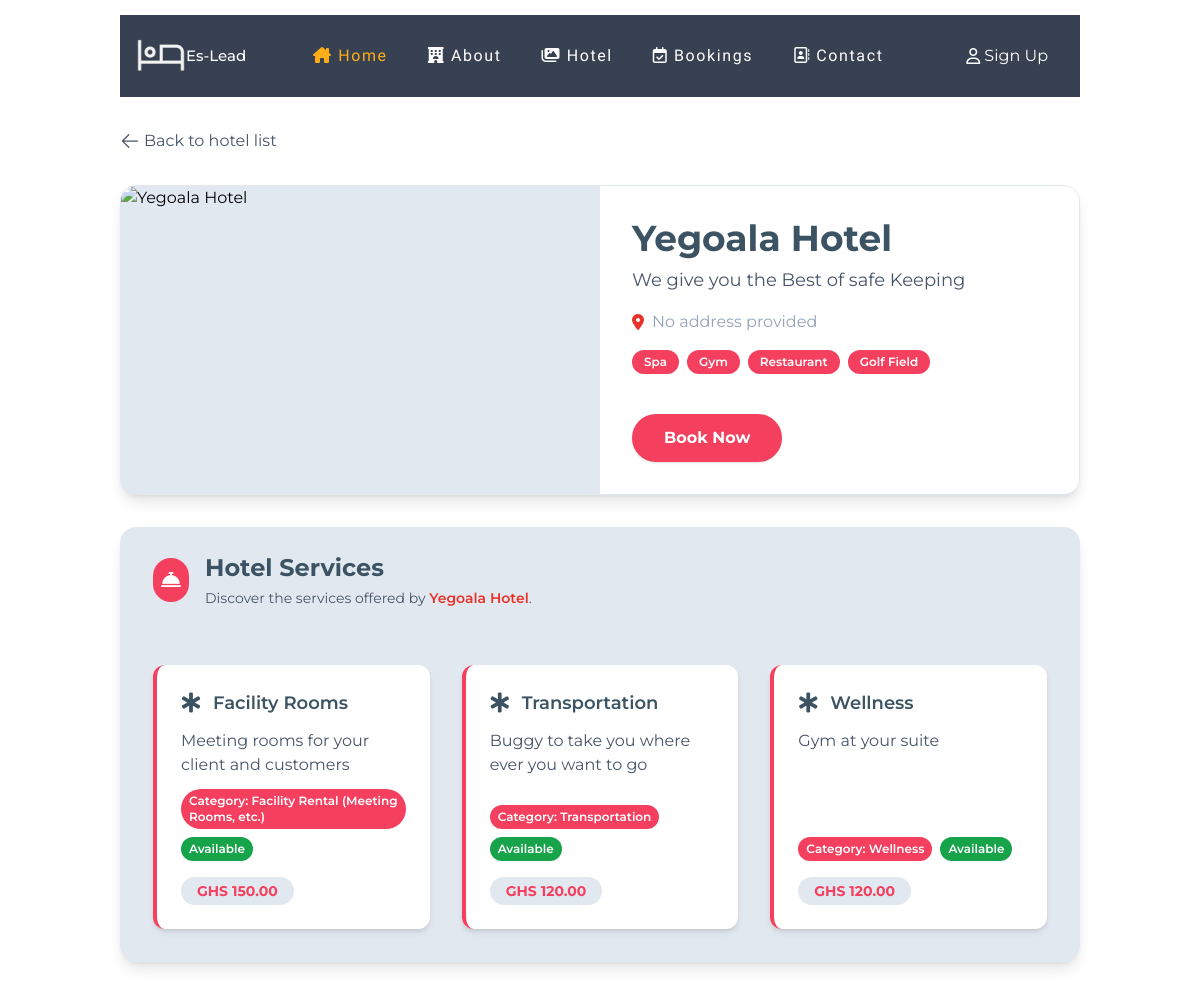
Page /hotel/services/1/ on the committed database.
### core/models.py (models this page shows, shortened)
class Hotel(models.Model):
    name = models.CharField(max_length=200)
    phone_number = models.CharField(max_length=20, unique=True, null=True)
    email = models.EmailField(blank=True, null=True)
    location = models.CharField(max_length=100, null=True)
    description = models.TextField(blank=True, null=True)
    amenities = models.ManyToManyField('Amenity', blank=True, related_name='hotels')
    services = models.ManyToManyField('Service', related_name='hotels_services', blank=True) # New Service ManyToMany
    region=models.CharField(choices=RegionChoices, max_length=2, null=True)
    logo = CloudinaryField(folder='logos/', null=True, blank=True)
    hotel_image = CloudinaryField(folder='hotel_images/', null=True, blank=True,verbose_name=_("Hotel Image"))
    created_at = models.DateTimeField(auto_now_add=True,null=True)
    class Meta:
        verbose_name = _("Hotel")
        verbose_name_plural = _("Hotels")
        ordering = ('name',)
        indexes = [
            models.Index(fields=['name']),
            models.Index(fields=['region']),
            models.Index(fields=['-created_at']),
            ]

class Amenity(models.Model):
    amenity_name = models.CharField(max_length=100, blank=True, null=True)

class Service(models.Model):
    hotel = models.ManyToManyField('Hotel', related_name='services_hotels', help_text=_("Hotels that offer this service")) # Assuming Hotel model is in 'core' app
    name = models.CharField(max_length=100, help_text=_("Name of the service, e.g., Room Service"),null=True)
    description = models.TextField(blank=True, help_text=_("A brief description of the service"),null=True)
    category = models.CharField(max_length=2,choices=ServiceCategory.choices,default=ServiceCategory.OTHER,help_text=_("Category of the service"))
    is_available = models.BooleanField(default=True, help_text=_("Is this service currently offered?"))
    price = models.DecimalField(max_digits=10,decimal_places=2,validators=[MinValueValidator(0)],blank=True,null=True,verbose_name=_("Price"))
    created_at = models.DateTimeField(auto_now_add=True)
    updated_at = models.DateTimeField(auto_now=True)
    class Meta:
        verbose_name = _("Service")
        verbose_name_plural = _("Services")
        ordering = ['category', 'name'] # Order services by category and then name

### core/views.py (the view)
# urls.py: path('hotel/services/<int:pk>/', views.hotel_services, name='hotel-services'),
def hotel_services(request, pk):
    hotel = get_object_or_404(Hotel, pk=pk)
    services = hotel.services.all()
    context = {
        'hotel': hotel,
        'services': services
    }
    return render(request, 'core/hotel_services.html',context)

### account/context_processors.py (called while the page is built, shortened)
def hotel_info(request):
    context = {}
    return context

### core/templates/core/hotel_services.html (shortened to what this page needs)
{% extends "partials/layout.html" %}
{% load static %}
{% block main-content %}
    {% include "partials/nav.html" %}
    <section class="flex gap-[1rem] feature_secction relative">
        <main class="main_card_wrapper">
            <div class="mb-4">
                <a href="{% url 'hotel' %}" class="flex items-center text-slate-600 hover:text-slate-800">
                    <svg xmlns="http://www.w3.org/2000/svg" viewBox="0 0 24 24" fill="currentColor" class="w-5 h-5 mr-1">
                        <path fill-rule="evenodd" d="M11.03 3.97a.75.75 0 010 1.06l-6.22 6.22H21a.75.75 0 010 1.5H4.81l6.22 6.22a.75.75 0 11-1.06 1.06l-7.5-7.5a.75.75 0 010-1.06l7.5-7.5a.75.75 0 011.06 0z" clip-rule="evenodd" />
                    </svg>
                    Back to hotel list
                </a>
            </div>
            <div class="mx-auto bg-slate-200 border border-slate-200 rounded-2xl shadow-lg flex flex-col md:flex-row overflow-hidden my-8">
                <div class="md:w-1/2 w-full flex items-center justify-center bg-slate-200">
                    <img src="{{ hotel.hotel_image.url|default:'https://images.unsplash.com/photo-1506744038136-46273834b3fb?auto=format&fit=crop&w=800&q=80' }}" alt="{{ hotel.name }}" class="object-cover w-full h-96 md:h-full rounded-2xl md:rounded-none shadow-lg">
                </div>
                <div class="md:w-1/2 w-full p-8 flex flex-col justify-between bg-white">
                    <div>
                        <h1 class="text-4xl font-bold mb-2" style="color:#3b5362;">{{ hotel.name }}</h1>
                        <p class="text-slate-600 mb-4 text-lg">{{ hotel.description|default:"No description available for this hotel." }}</p>
                        <div class="flex items-center gap-4 mb-4">
                            <span class="inline-flex items-center text-slate-400">
                                <i class="fa-solid fa-location-dot mr-2" style="color:#E9332A;"></i>
                                {{ hotel.address|default:"No address provided" }}
                            </span>
                        </div>
                        <div class="flex flex-wrap gap-2 mb-6">
                            {% for amenity in hotel.amenities.all %}
                                <span class="bg-rose-500 text-white px-3 py-1 rounded-full text-xs font-semibold">{{ amenity.amenity_name }}</span>
                            {% empty %}
                                <span class="text-slate-600">No amenities listed.</span>
                            {% endfor %}
                        </div>
                    </div>
                    <div>
                        <a href="{% url 'room-list' hotel.pk %}" class="inline-block mt-4 bg-rose-500 hover:bg-[#3b5362] text-white font-bold py-3 px-8 rounded-full shadow transition">Book Now</a>
                    </div>
                </div>
            </div>
            <div class="bg-slate-200 border border-slate-200 rounded-2xl shadow-lg overflow-hidden my-8">
                <div class="px-8 py-6 border-b border-slate-200 flex items-center gap-4">
                    <span class="inline-flex items-center justify-center bg-rose-500 rounded-full p-2">
                        <i class="fa-solid fa-concierge-bell text-white text-xl"></i>
                    </span>
                    <div>
                        <h2 class="text-2xl font-bold" style="color:#3b5362;">Hotel Services</h2>
                        <p class="text-sm text-slate-600 mt-1">
                            Discover the services offered by
                            <span class="font-semibold" style="color:#E9332A;">{{ hotel.name }}</span>.
                        </p>
                    </div>
                </div>
                <div class="p-8">
                    {% if services %}
                        <div id="services-grid" class="grid grid-cols-1 md:grid-cols-2 lg:grid-cols-3 gap-8">
                            {% for service in services %}
                                <div class="service-card bg-white rounded-xl shadow-md p-6 flex flex-col h-full border-l-4 border-rose-500 hover:scale-105 transition-transform duration-200"
                                    {% if forloop.counter > 6 %}style="display:none;"{% endif %}>
                                    <div class="flex items-center gap-3 mb-3">
                                        <i class="fa-solid fa-star-of-life text-[#3b5362] text-xl"></i>
                                        <h3 class="text-lg font-semibold" style="color:#3b5362;">{{ service.name }}</h3>
                                    </div>
                                    <p class="text-slate-600 mb-3 flex-1">{{ service.description|default:"No description provided." }}</p>
                                    <div class="flex flex-wrap gap-2 text-xs mb-2">
                                        <span class="bg-rose-500 text-white px-2 py-1 rounded-full font-semibold">Category: {{ service.get_category_display }}</span>
                                        <span class="px-2 py-1 rounded-full font-semibold {% if service.is_available %}bg-green-600 text-white{% else %}bg-red-600 text-white{% endif %}">
                                            {% if service.is_available %}Available{% else %}Unavailable{% endif %}
                                        </span>
                                    </div>
                                    <div class="mt-2">
                                        <span class="inline-block bg-slate-200 text-rose-500 font-bold px-4 py-1 rounded-full text-sm">GHS {{ service.price }}</span>
                                    </div>
                                </div>
                            {% endfor %}
                        </div>
                    {% endif %}
                </div>
            </div>
        </main>
    </section>
{% endblock %}

### core/static/css/style.css (style rules this page uses)
* { margin: 0; padding: 0; box-sizing: border-box; }
html { scroll-behavior: smooth; }
body { overflow-x: hidden; font-family: 'Montserrat','Montserrat Alternates', 'Roboto', 'Quicksand','Outfit', sans-serif; }
section { width: 80%; margin: auto; margin-top: 2rem; }
.feature_secction { position: relative; }
.main_card_wrapper { width: 100%; }

### rows in the picture
Hotel: name "Yegoala Hotel", description "We give you the Best of safe Keeping"
Amenity: amenity_name "Spa"
Amenity: amenity_name "Gym"
Amenity: amenity_name "Restaurant"
Amenity: amenity_name "Golf Field"
Service: name "Facility Rooms", description "Meeting rooms for your client and customers", category "Facility Rental (Meeting Rooms, etc.)", is_available "Available", price "150.00"
Service: name "Transportation", description "Buggy to take you where ever you want to go", category "Transportation", is_available "Available", price "120.00"
Service: name "Wellness", description "Gym at your suite", category "Wellness", is_available "Available", price "120.00"

### other values in the picture
{{ hotel.address|default:"No address provided" }} "No address provided"
